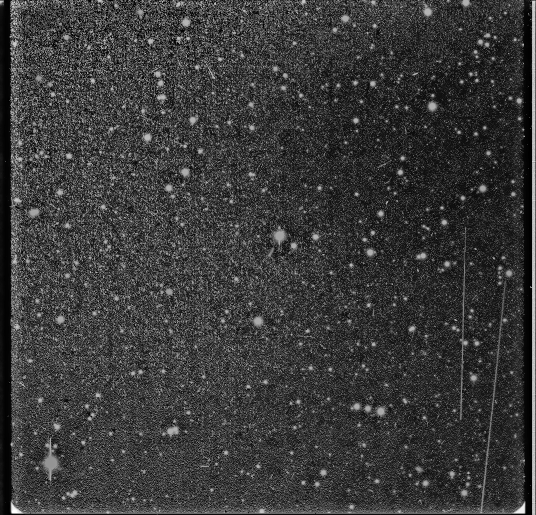
//> input picture processed/merged_preview.png, 1072 x 1030 px (shown at 1/2 size)
$ ./fits_opencv ../processed/ out.png   (built with g++ and OpenCV 4)
//> lines starting //> are read from the running program, lines starting //| are printed output that depends on the picture; after the words box and inside, x2 and y2 are one past the last pixel; in counts of white or black regions, pixels touching at a corner belong together
### src/astro_image.h
#include <opencv2/opencv.hpp>
#include <CCfits/CCfits>
#include <iostream>
#include <valarray>
#include <vector>

using namespace std;
using namespace cv;
using namespace CCfits;

class AstroImagem{
private:
    Mat image;
    long altura, largura;
    string timestamp;
    string imgPath;
    Rect overscanROI;

    Mat limparComOverscan(Mat&, const Rect&);
    Mat detectarRuidoEletronico(const Mat&);
    Rect parseBIASSEC(const string&);

public:
    AstroImagem(const string&);
    AstroImagem(const AstroImagem&);

    void setImage(const Mat& matriz) { image = matriz; }
    cv::Mat getImage() { return image; }

    long getLargura() { return largura; }
    long getAltura() { return altura; }

};

### src/processor.h
#include <opencv2/opencv.hpp>
#include <CCfits/CCfits>
#include <iostream>
#include <valarray>
#include <cmath>
#include <dirent.h>
#include <vector>
#include <algorithm>
#include "astro_image.cpp"

const double LSD_SCALE = 0.5;       // Escala da image
const double LSD_SIGMA = 0.1;       // Força do Gaussian blur
const double LSD_ANG_TH = 22.5;     // Limiar dos ângulos
const double LSD_LOG_EPS = 0.05;     // Limiar de detecção das linhas
const int LINE_MASK_WIDTH = 5;      // Grossura da linha na mascára

class AstroImagemProcessor {
private:
    bool DEBUG{false};

    vector<Mat> cleanedImages;

    Mat processarImagem(const string&);
    Mat detectarLinhas(const Mat&);

public:
    void processarPasta(const string&);
    Mat mesclarImagens();
    void salvarPreview(const string&);
    vector<Mat> getCleanedImages() { return cleanedImages; }
    Mat encontrarRastros(const vector<Mat>&, const Mat&);

    void toggleDebug() { DEBUG = !DEBUG;
                         cout << "Modo de debug ativado!" << '\n'; }

};

### src/processor.cpp
#include "processor.h"

// [39 lines left out: function processarImagem, not called in this run]

Mat AstroImagemProcessor::mesclarImagens(){
    if (cleanedImages.empty()) {
            cerr << "Sem imagens disponíveis" << endl;
            return Mat();
        }

        // Mescla todas as imagens já limpas pegando os valores máximos
        Mat merged = cleanedImages[0].clone();
        for (size_t i = 1; i < cleanedImages.size(); ++i) {
            max(merged, cleanedImages[i], merged);
        }

        return merged;
}

void AstroImagemProcessor::processarPasta(const string& input){
//> called with input = "../processed/"
    DIR* dir = opendir(input.c_str());
        if (!dir) {
            cerr << "Erro abrindo a pasta: " << input << "\n";
            return;
        }

        struct dirent* entry;
        while ((entry = readdir(dir)) != nullptr) {
            string filename = entry->d_name;
            if (filename.find(".fit") != string::npos ||
                filename.find(".fits") != string::npos) {
                string fullPath = input + "/" + filename;
                Mat cleaned = processarImagem(fullPath);
                cleanedImages.push_back(cleaned);
            }
        }
        closedir(dir);
}

void AstroImagemProcessor::salvarPreview(const string& output){
    Mat merged = mesclarImagens();
        if (!merged.empty()) {
            //Salva versão de visualização
            Mat normalized;
            normalize(merged, normalized, 0, 255, NORM_MINMAX, CV_8U);
            imwrite(output + "/merged_preview.png", normalized);
        }
}

Mat AstroImagemProcessor::detectarLinhas(const Mat& image) {
    static int maskCounter = 0;
    maskCounter++;
    Mat gray;

    // Converte pra cinza
    if (image.channels() == 3) {
        cvtColor(image, gray, COLOR_BGR2GRAY);
    } else if (image.channels() == 1) {
        if (image.depth() != CV_8U) {
            double minVal, maxVal;
            minMaxLoc(image, &minVal, &maxVal);
            image.convertTo(gray, CV_8UC1, 255.0/(maxVal-minVal), -minVal*255.0/(maxVal-minVal));
        } else {
            gray = image.clone();
        }
    }

    // Garante que tá no tipo certo por Line Segment Detector
    if (gray.type() != CV_8UC1) {
        gray.convertTo(gray, CV_8UC1);
    }

    // Cria o LSD
    Ptr<LineSegmentDetector> lsd = createLineSegmentDetector(
        LSD_REFINE_ADV, LSD_SCALE, LSD_SIGMA,
        2, LSD_ANG_TH, LSD_LOG_EPS, LSD_LOG_EPS
    );

    multiply(gray, 3, gray);

    vector<Vec4f> lines;
    lsd->detect(gray, lines);

    // Create a máscara com as linhas
    Mat mask = Mat::zeros(image.size(), CV_8UC1);
    for(const auto& segment : lines) {
        Point pt1(cvRound(segment[0]), cvRound(segment[1]));
        Point pt2(cvRound(segment[2]), cvRound(segment[3]));

        cv::line(mask, pt1, pt2, Scalar(255), LINE_MASK_WIDTH);
    }

    if(DEBUG){
        stringstream ss_mask;
        ss_mask << "./debug/debug_" << setw(4) << setfill('0') << maskCounter << "_mask.jpg";
        imwrite(ss_mask.str(), mask);
        cout << "Imagem " << maskCounter << " processada!" << '\n';
    }


    return mask;
}

Mat AstroImagemProcessor::encontrarRastros(const vector<Mat>& individual_images,
                        const Mat& merged_image) {
    // 1. Verifica as entradas
    if(merged_image.empty()) {
        cerr << "Imagem mesclada está vazia!" << endl;
        return Mat();
    }

    // 2. Inicializa a mascára com as linhas de ruído
    Mat master_noise_mask = Mat::zeros(merged_image.size(), CV_8UC1);

    // 3. Processa as imagens individuais
    for(const auto& img : individual_images) {
        if(img.empty()) {
            cerr << "Pulando imagem vazia" << endl;
            continue;
        }

        Mat individual_mask = detectarLinhas(img);
        bitwise_or(master_noise_mask, individual_mask, master_noise_mask);

    }

    // 4. Processa a imagem mesclada
    Mat merged_mask = detectarLinhas(merged_image);

    // 5. Subtrai as linhas do ruido com as linhas da imagem mesclada
    Mat final_mask;
    cv::subtract(merged_mask, master_noise_mask, final_mask, noArray(), CV_16U);
    final_mask.convertTo(final_mask, CV_8U, 1.0/255.0);

    if(DEBUG){
        imwrite("./debug/noiseMask.jpg", master_noise_mask);
        imwrite("./debug/mergedMask.jpg", merged_mask);
        imwrite("./debug/finalMask.jpg", final_mask);
    }

    return final_mask;
}

### src/fits_opencv.cpp
#include <opencv2/opencv.hpp>
#include <CCfits/CCfits>
#include <iostream>
#include <valarray>
#include <cmath>
#include <dirent.h>
#include <vector>
#include <algorithm>
#include "processor.cpp"

using namespace std;
using namespace CCfits;
using namespace cv;

int main(int argc, char* argv[]) {
    if (argc != 3) {
        cerr << "Usage: " << argv[0] << " <pasta de entrada> <pasta de saída>" << endl;
        return 1;
    }

    string inputFolder = argv[1];
    string outputFolder = argv[2];
    string mergepath = outputFolder + "/merged_preview.png";

    AstroImagemProcessor processor;

    // Processa as imagens de entrada
    processor.processarPasta(inputFolder);

    // Salva a imagem mesclada
    processor.salvarPreview(outputFolder);

    // Descomente para ativar o modo de debug
    //processor.toggleDebug();

    vector<Mat> individualImages = processor.getCleanedImages();

    Mat tracks = processor.encontrarRastros(individualImages, imread(mergepath));
//> after the loop in encontrarRastros, `for(const auto& img : individual_images)`: master_noise_mask: 1030 rows x 1072 cols, CV_8UC1; every value is 0
//> in detectarLinhas, `multiply(gray, 3, gray);`:
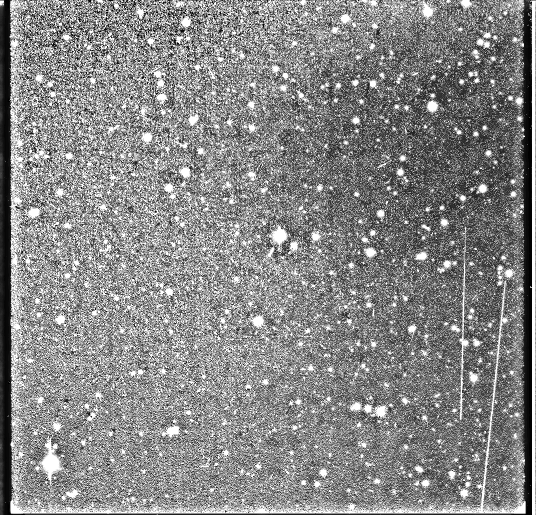
//> gray: 1030 rows x 1072 cols, CV_8UC1 (shown at 1/2 size); min 0, max 255, mean 135.2
//> in detectarLinhas, `lsd->detect(gray, lines);`: lines = 29 items, first 8: [1062.8, 5, 1063, 571], [1063, 577, 1063, 1027], [20.93, 471, 20.89, 513], [3.73, 48.9, 7.42, 1.03], [20.82, 283, 20.5, 331], [22.05, 646.9, 21.36, 687], [1048.4, 943.1, 1051.8, 902.9], [21.75, 691, 20.69, 723.1]
//> the loop in detectarLinhas, `for(const auto& segment : lines)` made 29 passes
//> (segment, pt1, pt2) on passes 3 to 12: ([20.93, 471, 20.89, 513], Point(21, 471), Point(21, 513)), ([3.73, 48.9, 7.42, 1.03], Point(4, 49), Point(7, 1)), ([20.82, 283, 20.5, 331], Point(21, 283), Point(21, 331)), ([22.05, 646.9, 21.36, 687], Point(22, 647), Point(21, 687)), ([1048.4, 943.1, 1051.7, 902.9], Point(1048, 943), Point(1052, 903)), ([21.75, 691, 20.69, 723.1], Point(22, 691), Point(21, 723)), ([1050.7, 475, 1046.2, 407.3], Point(1051, 475), Point(1046, 407)), ([929.1, 573, 929.6, 519], Point(929, 573), Point(930, 519)), ([23, 1026.1, 1049, 1026.1], Point(23, 1026), Point(1049, 1026)), ([925.7, 679, 926.7, 645], Point(926, 679), Point(927, 645))
//> (pt1, pt2) on passes 2, 19, 21, 24, 25, 26: (Point(1063, 577), Point(1063, 1027)), (Point(1069, 787), Point(1069, 3)), (Point(1069, 1027), Point(1069, 791)), (Point(1051, 195), Point(1051, 159)), (Point(1057, 505), Point(1057, 471)), (Point(1057, 639), Point(1057, 571))
//> after the loop in detectarLinhas, `for(const auto& segment : lines)`:
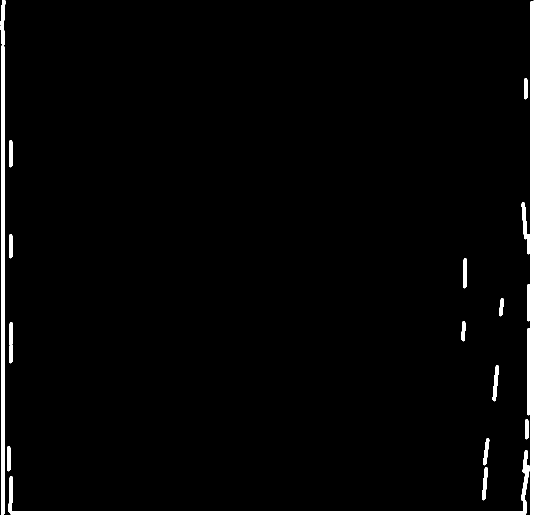
//> mask: 1030 rows x 1072 cols, CV_8UC1 (shown at 1/2 size); 3.1% white; 14 white regions, largest, box (x1, y1, x2, y2) and area: (17, 0, 1072, 1030) 23196, (1, 0, 11, 1030) 7184, (18, 644, 26, 727) 554

    Mat merged_color = imread(mergepath);
//> merged_color is the input picture: 1030 rows x 1072 cols, CV_8UC3; min 0, max 255, mean 57.9
    if (merged_color.channels() == 1) {
        cvtColor(merged_color, merged_color, COLOR_GRAY2BGR);
    }
    merged_color.setTo(Scalar(0, 255, 0), tracks);
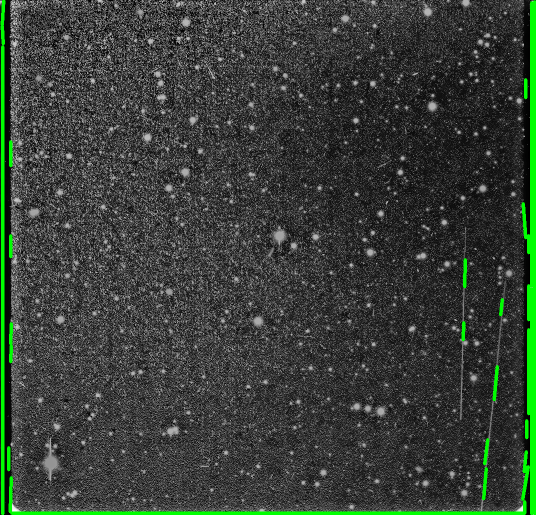
//> merged_color: 1030 rows x 1072 cols, CV_8UC3 (shown at 1/2 size); 3.14% of pixels changed, all inside (x1, y1, x2, y2) = (1, 0, 1072, 1030)

    // Salva o resultado
    string resultPath = outputFolder + "/result.jpg";
    imwrite(resultPath, merged_color);

    cout << "Dataset processado com sucesso! Resultado em: " << resultPath << '\n';

    return 0;
}
